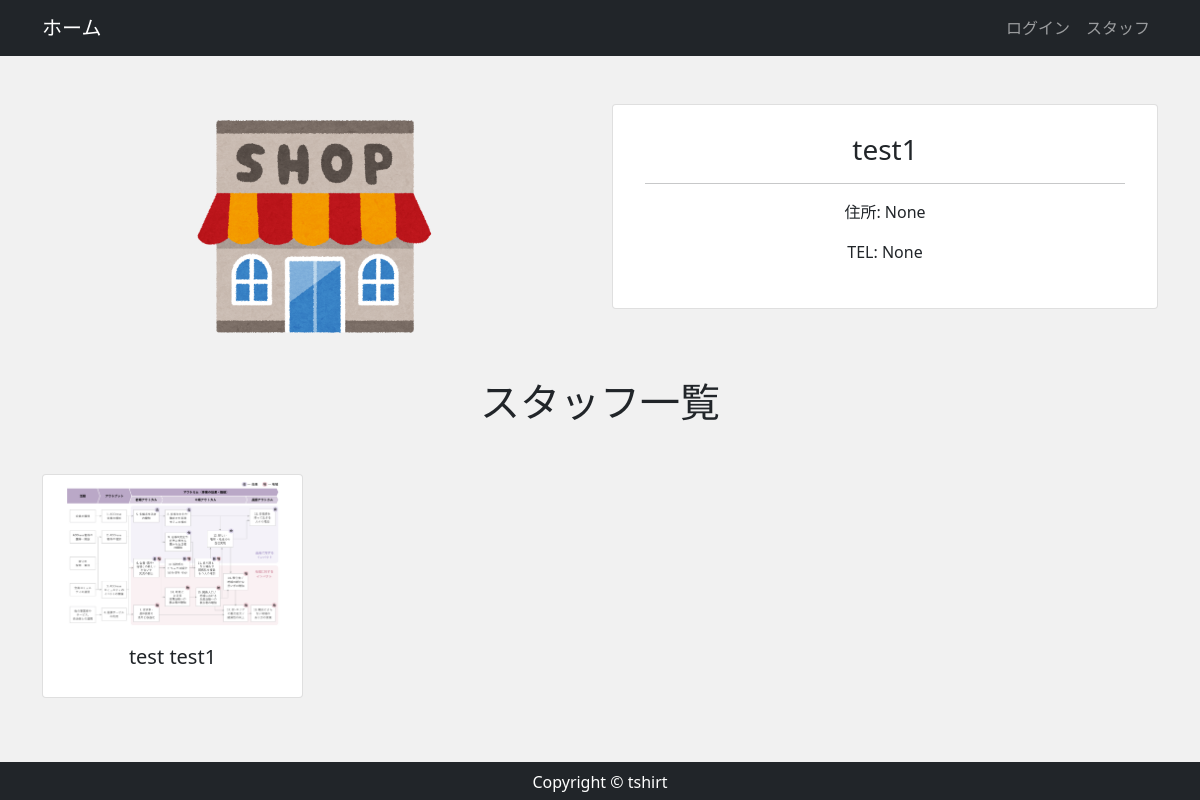
The page /store/1 on the database as committed earlier.
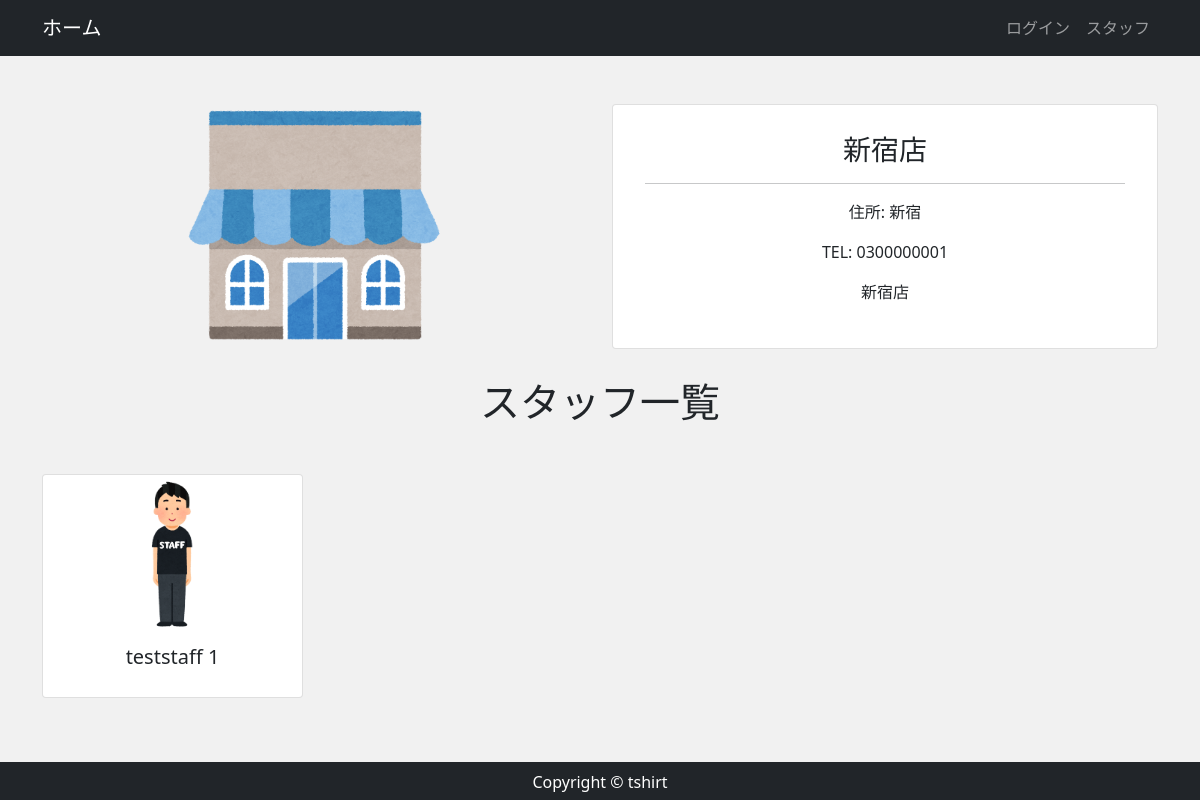
The same page on the database as committed later.
### app/models.py (models this page shows, shortened)
class Store(models.Model):
  name = models.CharField('店舗', max_length=100)
  address = models.CharField('住所', max_length=100, null=True, blank=True)
  tel = models.CharField('電話番号', max_length=100, null=True, blank=True)
  description = models.TextField('説明', default='', blank=True)
  image = models.ImageField(upload_to='images', verbose_name='イメージ画像', null=True, blank=True)

class Staff(models.Model):
  user = models.OneToOneField(CustomUser, verbose_name='スタッフ', on_delete=models.CASCADE)
  store = models.ForeignKey(Store, verbose_name='店舗', on_delete=models.CASCADE)

### accounts/models.py (models this page shows, shortened)
class CustomUser(AbstractBaseUser, PermissionsMixin):
    email = models.EmailField('メールアドレス', unique=True)
    first_name = models.CharField(('姓'), max_length=30,)
    last_name = models.CharField(('名'), max_length=150,)
    created = models.DateField('入会日', default=timezone.now)
    description= models.TextField('自己紹介', default="", blank=True)
    image= models.ImageField(upload_to='images', verbose_name='プロフィール画像', null=True, blank=True)
    is_staff = models.BooleanField(
        ('staff status'),
        default=False,
        help_text=('Designates whether the user can log into this admin site.'),
    )
    is_active = models.BooleanField(
        ('active'),
        default=True,
        help_text=(
            'Designates whether this user should be treated as active. '
            'Unselect this instead of deleting accounts.'
        ),
    )
    objects = UserManager()
    EMAIL_FIELD = 'email'
    USERNAME_FIELD = 'email'
    REQUIRED_FIELDS = []
    class Meta:
        verbose_name = ('user')
        verbose_name_plural = ('users')

### app/views.py (the view)
# urls.py: path('store/<int:pk>', views.StaffView.as_view(), name='staff'),
class StaffView(View):
    def get(self, request, *args, **kwargs):
        store_data = get_object_or_404(Store, id=self.kwargs['pk'])
        staff_data = Staff.objects.filter(store=store_data).select_related('user')
        return render(request, 'app/staff.html', {
            'store_data': store_data,
            'staff_data': staff_data,
        })

### app/templates/app/staff.html (shortened to what this page needs)
{% extends 'app/base.html' %} {% block content %}
<div class="text-center my-5">
  <div class="row">
    <div class="col-md-6 mb-4 text-center stafflist">
      {% if store_data.image %}
      <img
        src="{{ store_data.image.url }}"
        alt="staff-image"
        class="img-fluid"
      />
      {% endif %}
    </div>
    <div class="col-md-6 mb-4">
      <div class="card">
        <div class="card-body px-2 py-1">
          <div class="p-4 text-left">
            <h3>{{ store_data.name }}</h3>
            <hr />
            <p>住所: {{ store_data.address }}</p>
            <p>TEL: {{ store_data.tel }}</p>
            <p>{{ store_data.description|linebreaksbr }}</p>
          </div>
        </div>
      </div>
    </div>
  </div>
  <div class="mb-5">
    <h1>スタッフ一覧</h1>
  </div>
  <div class="row">
    {% for staff in staff_data %}
    <div class="col-lg-3 col-md-6">
      <div class="card img-thumbnail storelist mb-3">
        {% if staff.user.image %}
        <img
          src="{{ staff.user.image.url }}"
          alt="staff-image"
          class="card-img-top card-thum"
        />
        {% endif %}
        <div class="card-body text-center py-3 px-2">
          <h5 class="font-weight-bold">
            {{ staff.user.first_name }} {{ staff.user.last_name }}
          </h5>
        </div>
      </div>
    </div>
    {% empty %}
    <p>まだスタッフがいません</p>
    {% endfor %}
  </div>
</div>
{% endblock %}

Rows that differ between the two databases and show on the page:
changed Store: image: a different picture; name "test1" → "新宿店"; address "None" → "新宿"; tel "None" → "0300000001"; description (not shown) → "新宿店"
changed Staff: user.image: a different picture; user.first_name "test" → "teststaff"; user.last_name "test1" → "1"
